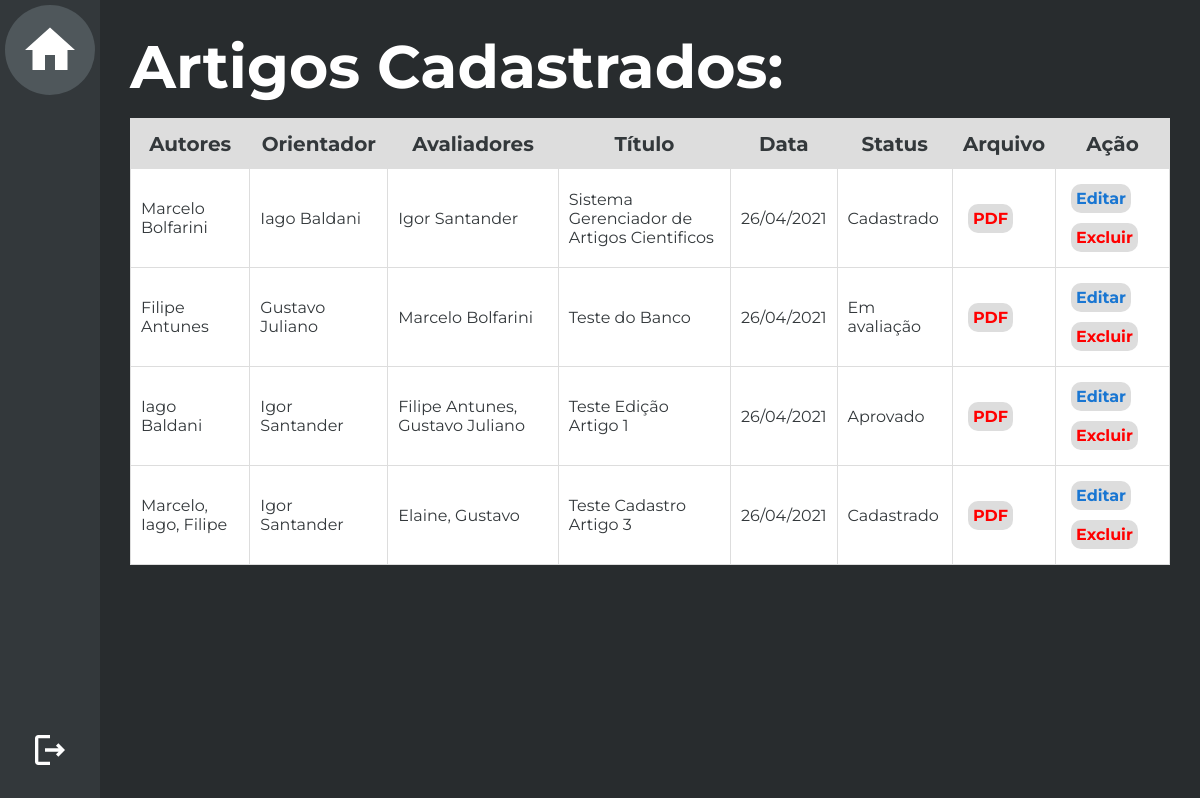
Page /Edição de artigo/artigosCadastrados.php?id=18 (signed in) on the earlier database version.
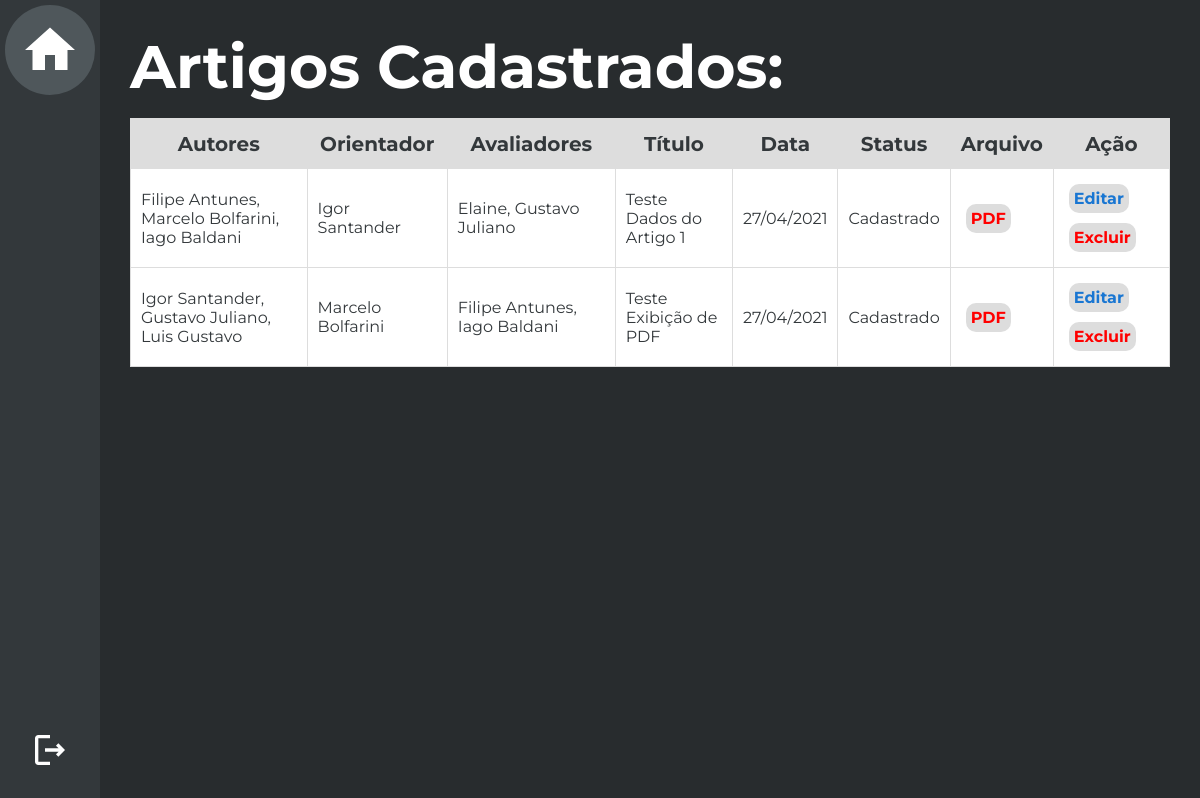
Same page on the later database version.
### tables this page shows
CREATE TABLE `artigos` (
  `cod_artigos` smallint(4) NOT NULL,
  `autores` varchar(50) NOT NULL,
  `orientador` varchar(50) NOT NULL,
  `avaliadores` varchar(50) NOT NULL DEFAULT '',
  `statusartigo` int(11) NOT NULL DEFAULT 0,
  `titulo` varchar(50) NOT NULL,
  `curso` int(11) NOT NULL DEFAULT 0,
  `diretorio_artigo` varchar(80) NOT NULL,
  `datacadastro` date DEFAULT NULL
);

### Edição de artigo/artigosCadastrados.php (the view, shortened to what this page needs)
<?php
    include("../conexao.php");
    $id_usuario = intval($_GET['id']);
    $sql_code = "SELECT * FROM artigos";
    $sql_query = $mysqli->query($sql_code) or die($mysqli->error);
    $linha = $sql_query->fetch_assoc();
?>
<html>
    <head>
        <link rel="stylesheet" type="text/css" href="styleTabelaArtigos.css"/>
    </head>
    <body>
        <aside>
            <div class="menu">
                <div class="menu-box home" id="home"><a href="javascript:history.back()">
                    <div class="home-img"> <img src="../Imagens/home-white-18dp.svg" height="60px"/> </div>
                </a></div>
                <div class="menu-box" id="logout"><a href="../logout.php">
                    <img src="../Imagens/logout-white-18dp.svg" height="40px"/>
                </a></div>
            </div>
        </aside>
        <main>
            <div class="principal">
                <div class="filler"></div>
                <div class="container">
                    <h1>Artigos Cadastrados:</h1>
                    <table cellpadding=10>
                        <tr class=titulo>
                            <td>Autores</td>
                            <td>Orientador</td>
                            <td>Avaliadores</td>
                            <td>Título</td>
                            <td>Data</td>
                            <td>Status</td>
                            <td>Arquivo</td>
                            <td>Ação</td>
                        </tr>
                        <?php
                            do{
                        ?>
                        <tr>
                            <td><?php echo $linha['autores']; ?></td>
                            <td><?php echo $linha['orientador']; ?></td>
                            <td><?php echo $linha['avaliadores']; ?></td>
                            <td><?php echo $linha['titulo']; ?></td>
                            <td>
                                <?php
                                    $data = explode("-", $linha['datacadastro']);
                                    echo "$data[2]/$data[1]/$data[0]";
                                ?>
                            </td>
                            <td><?php
                                     if($linha['statusartigo']==1){
                                         echo "Cadastrado";
                                     }
                                     else if($linha['statusartigo']==2){
                                        echo "Em avaliação";
                                    }
                                    else if($linha['statusartigo']==3){
                                        echo "Aprovado";
                                    }
                                ?></td>
                            <td>  <a href="../Artigos/Upload/<?php echo $linha['diretorio_artigo']?>">PDF</a> </td>
                            <td>
                                <a href="edicaoArtigo.php?artigo=<?php echo $linha['cod_artigos']; ?>&id=<?php echo $id_usuario; ?>">Editar</a>
                                <a href="../Confirmações/confirmExcluirArtigo.php?artigo=<?php echo $linha['cod_artigos']; ?>&id=<?php echo $id_usuario;?>">Excluir</a>
                            </td>
                        </tr>
                        <?php } while($linha = $sql_query->fetch_assoc()); ?>
                    </table>
            </div>
        </main>
    </body>
</html>

### Edição de artigo/styleTabelaArtigos.css (style rules this page uses)
* { font-family: 'Montserrat', sans-serif; box-sizing:border-box; margin: 0; padding: 0; color:white; text-decoration: none; }
main { display: flex }
.menu { position: fixed; display: flex; flex-direction: column; align-items: center; justify-content: space-between; width: 100px; height: 100%; background-color: #33383B; }
.menu-box { font-weight: bold; display: flex; justify-content: center; align-items: center; width: 100%; height: 100px; padding: 30px; cursor: pointer; transition: all linear 0.3s; }
.home-img { display: flex; align-items: center; justify-content: center; background-color: #4F575B; height: 90px; width: 90px; border-radius: 45px; cursor: pointer; }
.principal { height: 100%; flex: 1; display: flex; background-color: #282C2E; }
.filler { width: 100px; height: 100vh; }
.container { display: flex; flex-direction: column; padding:30px; height:100%; width: 1100px; }
.container h1 { font-size: 60px; margin-bottom: 15px; }
table { background-color: #FFF; width: 100%; border-collapse: collapse; border-top-left-radius: 20px; border-top-right-radius: 20px; }
table tr { height: 50px; }
table td { color: #33383B; padding: 10px; border: 1px solid #ddd; }
td a { margin:5px; display: inline-block; color: #1976D2; font-weight: bold; background-color: #ddd; padding: 5px; border-radius: 10px; transition: all linear 0.3s; }
td a:nth-last-child(1) { color: #ff0000; }
.titulo td { font-weight: bold; font-size: 20px; background-color: #ddd; text-align: center; }

Differences in the rows shown:
removed artigos: autores "Marcelo Bolfarini", orientador "Iago Baldani", avaliadores "Igor Santander", titulo "Sistema Gerenciador de Artigos Cientificos", datacadastro "26", datacadastro "04", datacadastro "2021", shows "Cadastrado"
removed artigos: autores "Filipe Antunes", orientador "Gustavo Juliano", avaliadores "Marcelo Bolfarini", titulo "Teste do Banco", datacadastro "26", datacadastro "04", datacadastro "2021", shows "Em avaliação"
removed artigos: autores "Iago Baldani", orientador "Igor Santander", avaliadores "Filipe Antunes, Gustavo Juliano", titulo "Teste Edição Artigo 1", datacadastro "26", datacadastro "04", datacadastro "2021", shows "Aprovado"
removed artigos: autores "Marcelo, Iago, Filipe", orientador "Igor Santander", avaliadores "Elaine, Gustavo", titulo "Teste Cadastro Artigo 3", datacadastro "26", datacadastro "04", datacadastro "2021", shows "Cadastrado"
added artigos: autores "Filipe Antunes, Marcelo Bolfarini, Iago Baldani", orientador "Igor Santander", avaliadores "Elaine, Gustavo Juliano", titulo "Teste Dados do Artigo 1", datacadastro "27", datacadastro "04", datacadastro "2021", shows "Cadastrado"
added artigos: autores "Igor Santander, Gustavo Juliano, Luis Gustavo", orientador "Marcelo Bolfarini", avaliadores "Filipe Antunes, Iago Baldani", titulo "Teste Exibição de PDF", datacadastro "27", datacadastro "04", datacadastro "2021", shows "Cadastrado"
